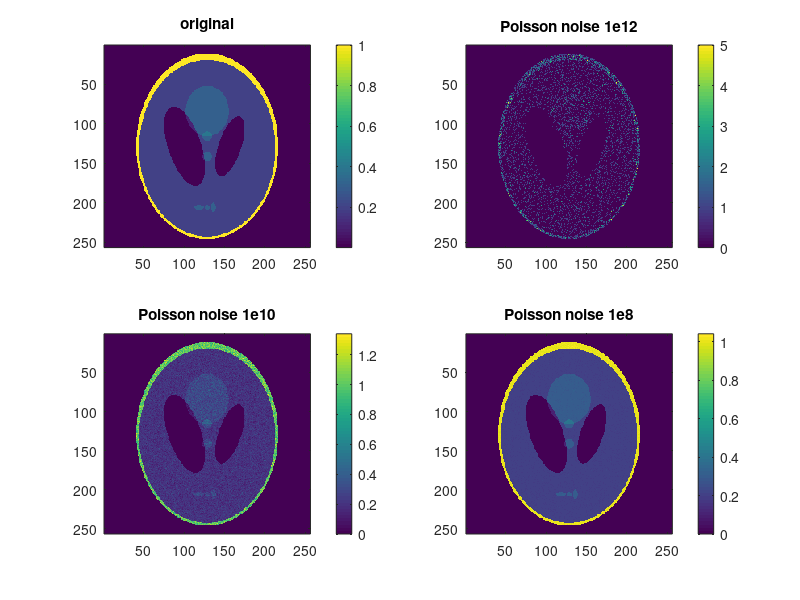
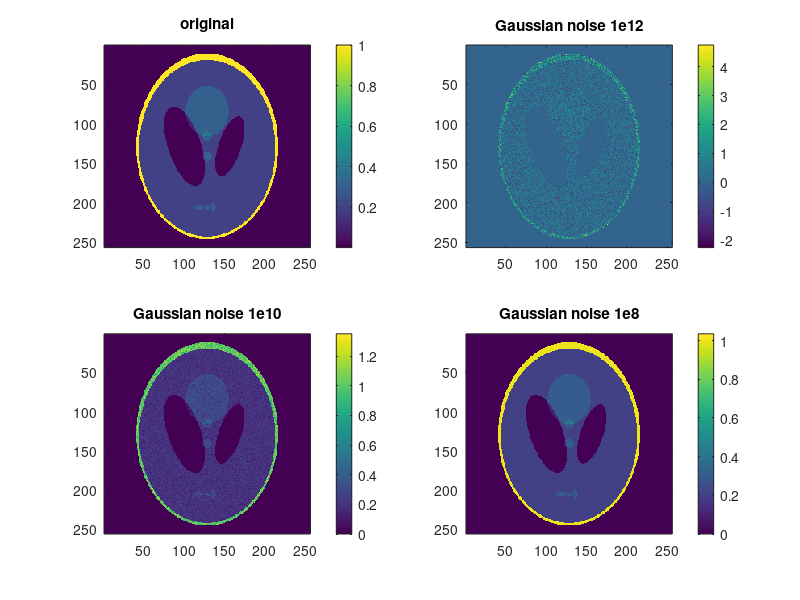

The MATLAB script that drew these images, in order:
% This example adds some levels of Poisson and Guassian noise to an image

im = double(phantom(256));
im = im - 2*min(min(im)); % just to ensure positivity.
sqim = sqrt(im);

figure(5);
subplot(2,2,1);
imagesc(im);colorbar;title('original');
subplot(2,2,2);
scale = 1e12;
yn12  = scale*imnoise(im/scale,'poisson');
imagesc(yn12);colorbar;title('Poisson noise 1e12');
subplot(2,2,3);
scale = 1e10;
yn10  = scale*imnoise(im/scale,'poisson');
imagesc(yn10);colorbar;title('Poisson noise 1e10');
subplot(2,2,4);
scale = 1e8;
yn8  = scale*imnoise(im/scale,'poisson');
imagesc(yn8);colorbar;title('Poisson noise 1e8');
%subplot(2,2,3);
%imagesc(yn-im);colorbar;title('Poisson noise');

% compare to Gaussian noise
figure(6);

subplot(2,2,1);
imagesc(im);colorbar;title('original');
subplot(2,2,2);
yg12 = im + sqrt(im).*randn(size(im));
imagesc(yg12);colorbar;title('Gaussian noise 1e12');
subplot(2,2,3);
yg10 = im + 0.1*sqrt(im).*randn(size(im));
imagesc(yg10);colorbar;title('Gaussian noise 1e10');
subplot(2,2,4);
yg8 = im + 0.01*sqrt(im).*randn(size(im));
imagesc(yg8);colorbar;title('Gaussian noise 1e8');

